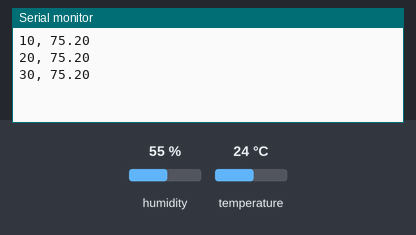
Simulated run of this sketch. Board: Arduino Leonardo, built with avr-gcc and run on an emulated ATmega32U4. On the bench: the last lines printed to the serial monitor. The test bench sets the inputs (shaded band); at power-on: temperature 24 °C, humidity 55 %.

Above: at 2.0 s.
2.1 s: temperature set to 12 °C
At 3.0 s:
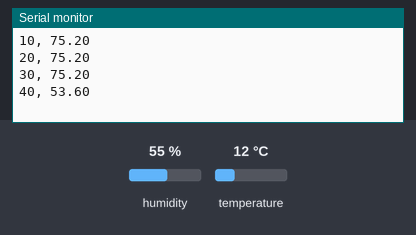
3.6 s: temperature set to 19 °C
At 4.3 s:
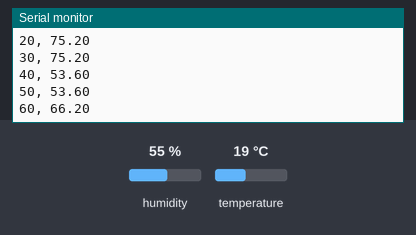
Timing chart, 0 to 6.6 s (numbered marks = the images above; inputs shaded):
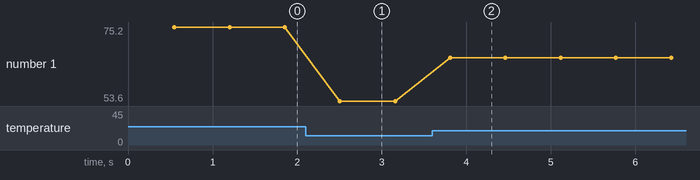

Measured:
- after the input at 2.1 s, the serial monitor: prints a new line after 0.41 s (image 1)
- after the input at 3.6 s, the serial monitor: prints a new line after 0.21 s (image 2)
- plotted number 1: 75.2 → 53.6 after the input at 2.1 s, 53.6 → 66.2 after the input at 3.6 s

The sketch:

Project2tempSensorwithInterrupts.ino
```cpp
#include <dht.h> //DHT11.zip library

dht DHT;
unsigned long time;
int chk;
double celc;
double fahr;
volatile boolean get_temp = true;
volatile int seconds = 0; //volatile so it can be used in the interrupt

#define DHT11_PIN 7

void setup()
{
  Serial.begin(9600);
  //stop interrupts
  cli();
  //setup the timer4 interrupt at 1Hz
  TCCR4A = 0; //set this register to 0
  TCCR4B = 0; //set this register to 0
  TCNT4 = 0; //initialize counter value to 0
  // set compare match register for 1Hz increments
  OCR4A = 15624/1; // (16*10^6) / (1*1024) - 1 < 65536 to fit 16 bit timer
  //turn on CTC mode
  TCCR4B |= (1 << WGM12);
  //set CS12 and CS10 bits for 1024 prescalar (allows for 1Hz)
  TCCR4B |= (1 << CS12) | (1 << CS10);
  //enable timer compare interrupt
  TIMSK4 |= (1 << OCIE4A);
  //allow interrupts
  sei();
}

ISR(TIMER4_COMPA_vect)
{
  seconds++;
  if (seconds % 10 == 0)
  {
    get_temp = true;
  }
  else
  {
    get_temp = false;
  }
}

void loop() {
  if (get_temp == true)
  {
    time = seconds; //time = millis() / 1000 is also an option
    chk = DHT.read11(DHT11_PIN);
    celc = DHT.temperature;
    fahr = celc * 1.8 + 32;
    Serial.print(time);
    Serial.print(", ");
    Serial.println(fahr);
    get_temp = false;
  }
}
```
